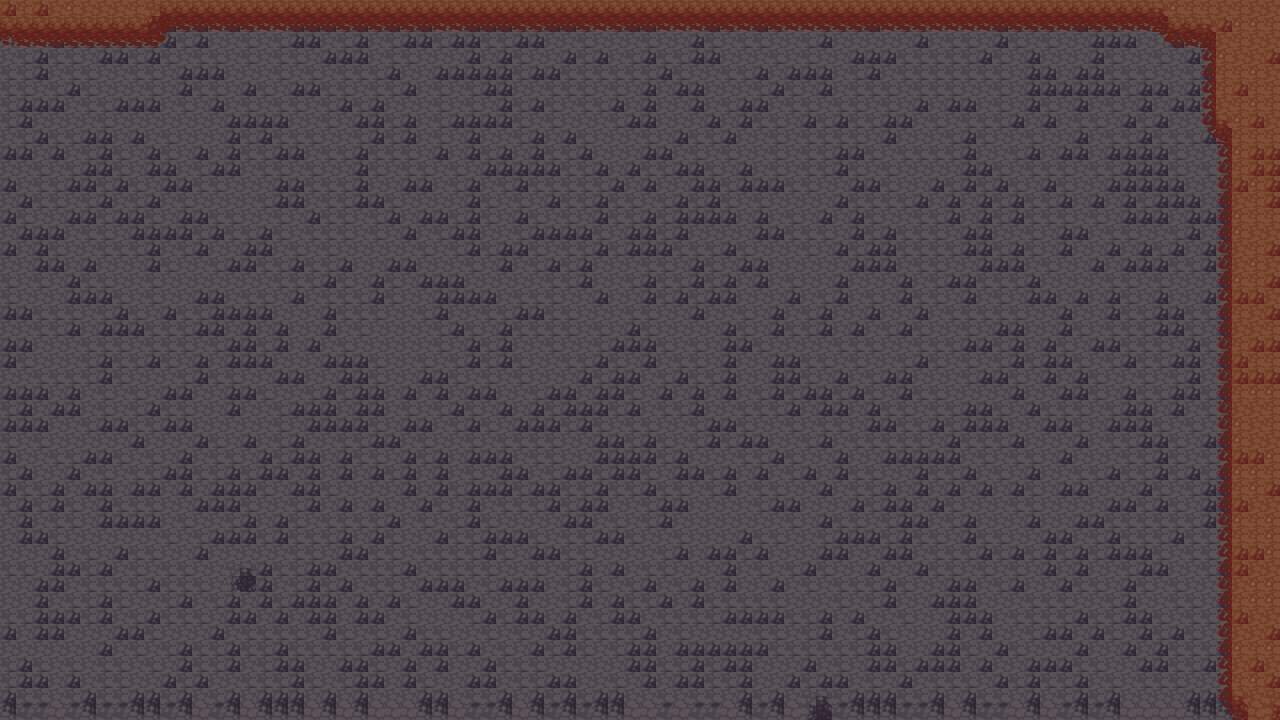

A level layout from a 2D game, rendered from its tile map. Below: a short description, then the map file with tile-grid data replaced by summaries:
An orthogonal 80x45 tile map with 16x16 px tiles, 4 tile layers (Tile Layer 1, Tile Layer 3, Tile Layer 2, Tile Layer 4).

<map version="1.0" tiledversion="1.0.3" orientation="orthogonal" renderorder="right-down" width="80" height="45" tilewidth="16" tileheight="16" nextobjectid="1">
 <tileset firstgid="1" source="LPC_Terrain/Terrain.tsx" />
 <layer name="Tile Layer 1" width="80" height="45">
  <data>[3600 cells, 3600 non-empty, 3 distinct tile ids]</data>
 </layer>
 <layer name="Tile Layer 3" width="80" height="45">
  <data>[3600 cells, 3600 non-empty, 1 distinct tile ids]</data>
 </layer>
 <layer name="Tile Layer 2" width="80" height="45">
  <data>[3600 cells, 3600 non-empty, 7 distinct tile ids]</data>
 </layer>
 <layer name="Tile Layer 4" width="80" height="45">
  <data>[3600 cells, 352 non-empty, 10 distinct tile ids]</data>
 </layer>
</map>
